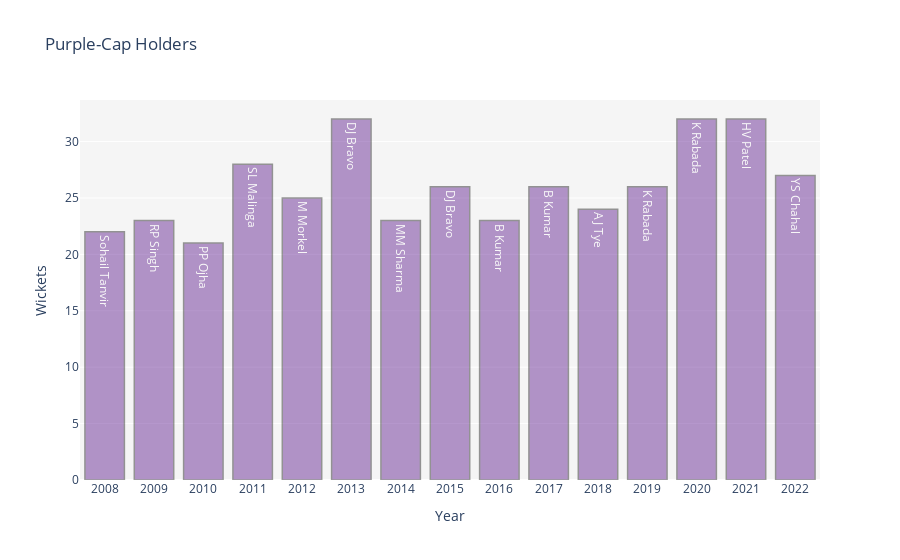

The notebook cell saved with this chart:
### Code cell
#Creates a bar chart that shows the number of wickets taken by the leading wicket taker in each season of the cricket match
trace1 = go.Bar(x=purple['Season'].values,y=purple['count_wickets'].values,
                name='Total Matches',text=purple['bowler'].values,
                marker=dict(color='rgb(75,0,130)',
                            line=dict(color='#000000',width=1.5,)),
                opacity=0.4)

layout = go.Layout(title='Purple-Cap Holders',xaxis = dict(tickmode='linear',title="Year"),
                   yaxis=dict(title='Wickets'), plot_bgcolor='rgb(245,245,245)')

data=[trace1]
fig = go.Figure(data=data, layout=layout)
iplot(fig)

### Figure 1 — Plotly figure (JSON) as saved in the notebook; plotly's stock layout.template omitted (floating-point values rounded to 4 significant figures)
{"data": [{"marker": {"color": "rgb(75,0,130)", "line": {"color": "#000000", "width": 1.5}}, "name": "Total Matches", "opacity": 0.4, "text": ["Sohail Tanvir", "RP Singh", "PP Ojha", "SL Malinga", "M Morkel", "DJ Bravo", "MM Sharma", "DJ Bravo", "B Kumar", "B Kumar", "AJ Tye", "K Rabada", "K Rabada", "HV Patel", "YS Chahal"], "type": "bar", "x": [2008, 2009, 2010, 2011, 2012, 2013, 2014, 2015, 2016, 2017, 2018, 2019, 2020, 2021, 2022], "y": [22, 23, 21, 28, 25, 32, 23, 26, 23, 26, 24, 26, 32, 32, 27]}], "layout": {"plot_bgcolor": "rgb(245,245,245)", "title": {"text": "Purple-Cap Holders"}, "xaxis": {"tickmode": "linear", "title": {"text": "Year"}}, "yaxis": {"title": {"text": "Wickets"}}}}
